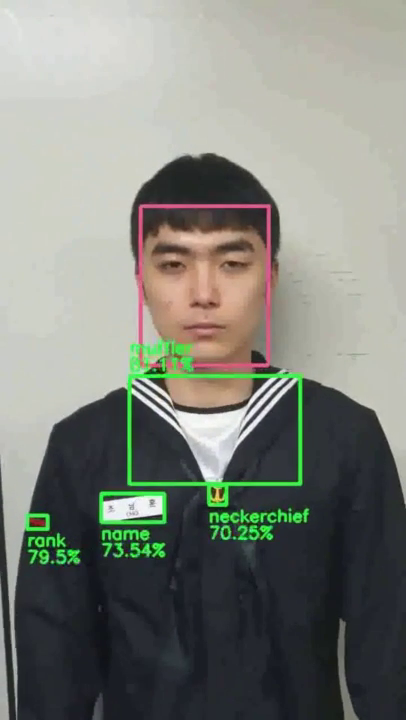
#> input picture frame 36 of omilzomil/frontend/src/assets/videos/AI_Proccess.mp4, 406 x 720 px, given in place of fd_01.mp4, which was not available
$ python video2image.py
#> lines starting #> are read from the running program, lines starting #| are printed output that depends on the picture
import cv2
import time
import os


def video2image(video_path):
#> called with video_path = '../video/fd_01.mp4'
    frame_n = 0
    video = cv2.VideoCapture(video_path)
    name = video_path.split('/')[-1].split('.')[0]
    os.makedirs(f'../image/video_frame/{name}', exist_ok=True)
    while True:
        ret, frame = video.read()
#> frame is the input picture: shape (720, 406, 3); mean B, G, R 122.4, 130.1, 127.1
        if ret:
            h, w, c = frame.shape
#> h = 720; w = 406; c = 3
            if w > h:
                pass
                # [7 lines of commented-out code are left out]
            frame = cv2.rotate(frame, cv2.ROTATE_180)
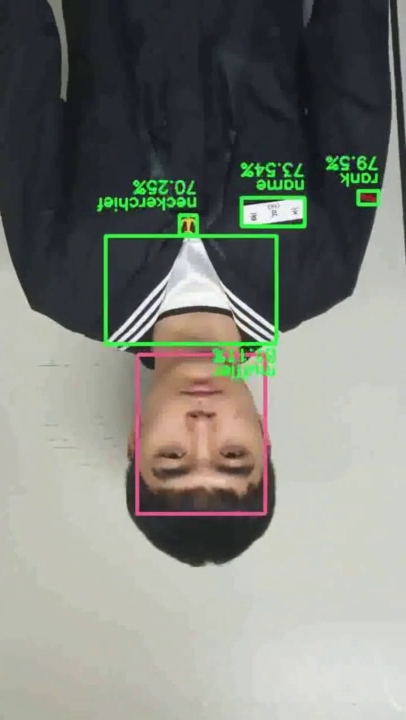
#> frame: shape (720, 406, 3); mean B, G, R 122.4, 130.1, 127.1
            cv2.imwrite(f'../image/video_frame/{name}/{frame_n}.jpg', frame)
            frame_n += 1
        else:
            break


# [8 lines of commented-out code are left out]
video_path = '../video/fd_01.mp4'
video2image(video_path)

$ run again, starting later in the video
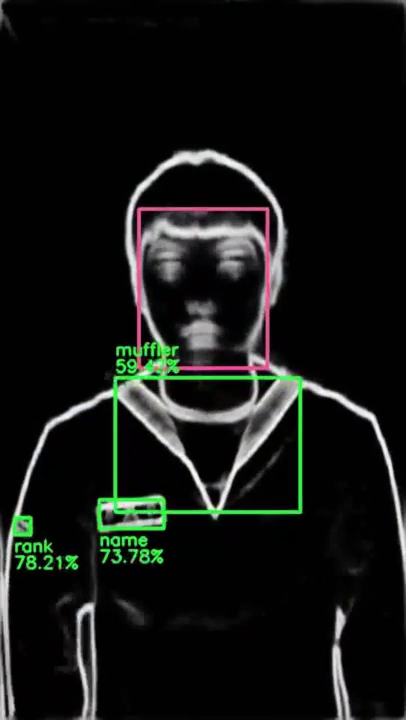
#> input picture frame 164 of omilzomil/frontend/src/assets/videos/AI_Proccess.mp4, 406 x 720 px, given in place of fd_01.mp4, which was not available
#> in video2image, frame is the input picture: shape (720, 406, 3); mean B, G, R 20.2, 22.6, 20.4
#> in video2image, `frame = cv2.rotate(frame, cv2.ROTATE_180)`:
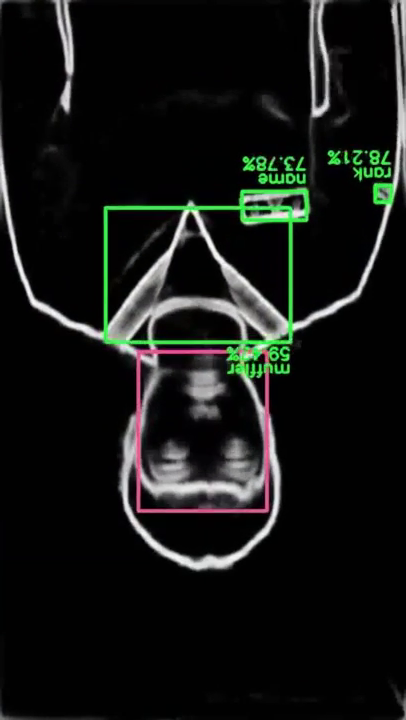
#> frame: shape (720, 406, 3); mean B, G, R 20.2, 22.6, 20.4

$ run again, starting later in the video
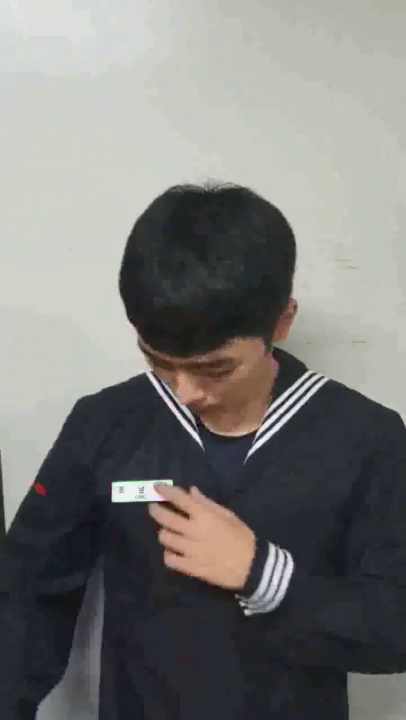
#> input picture frame 292 of omilzomil/frontend/src/assets/videos/AI_Proccess.mp4, 406 x 720 px, given in place of fd_01.mp4, which was not available
#> in video2image, frame is the input picture: shape (720, 406, 3); mean B, G, R 118.7, 121.4, 121.5
#> in video2image, `frame = cv2.rotate(frame, cv2.ROTATE_180)`:
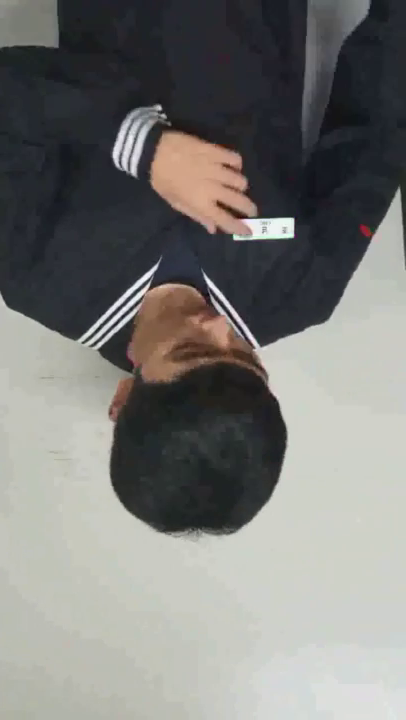
#> frame: shape (720, 406, 3); mean B, G, R 118.7, 121.4, 121.5
